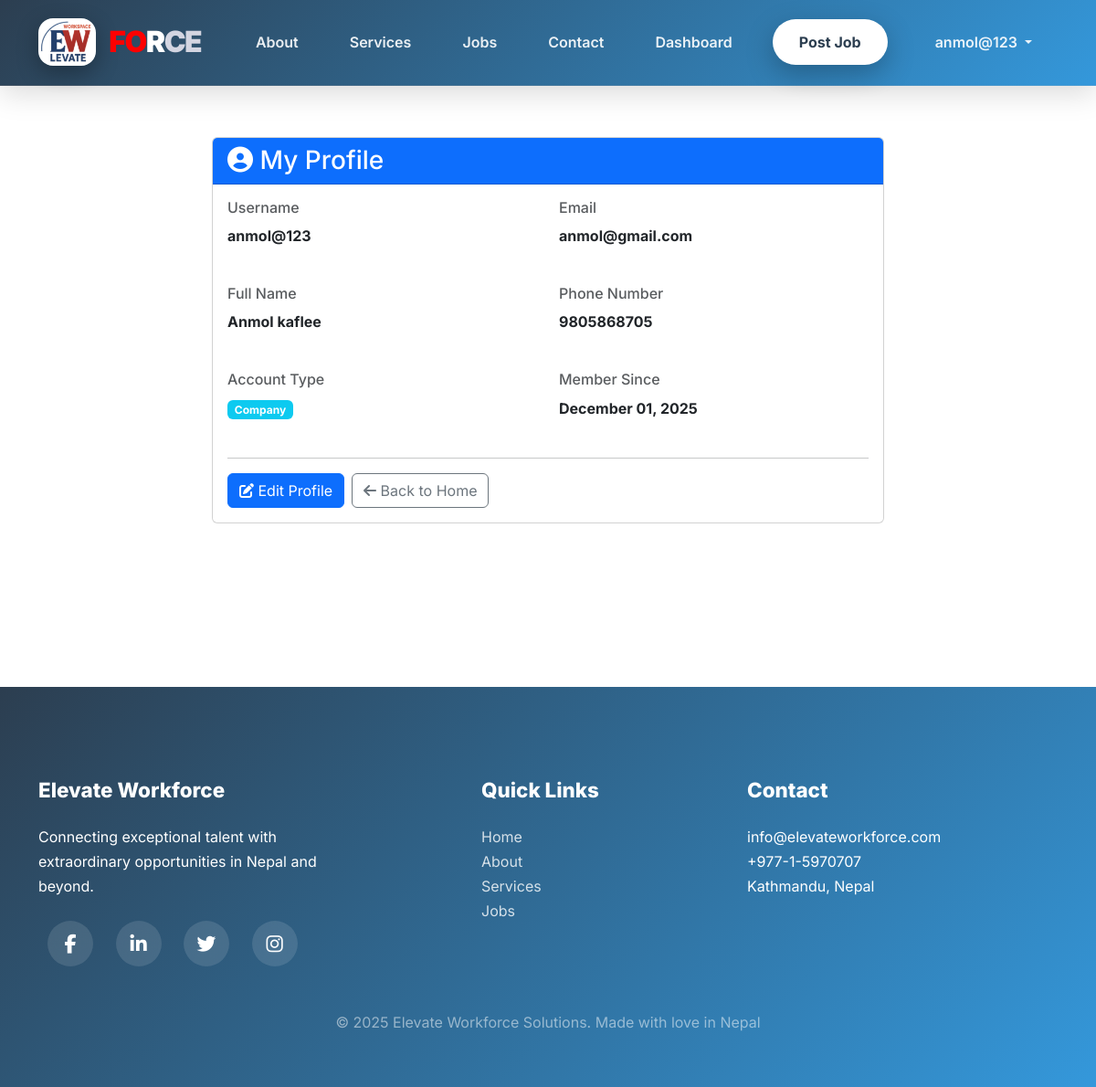
The page /accounts/profile/ (signed in) on the database as committed earlier.
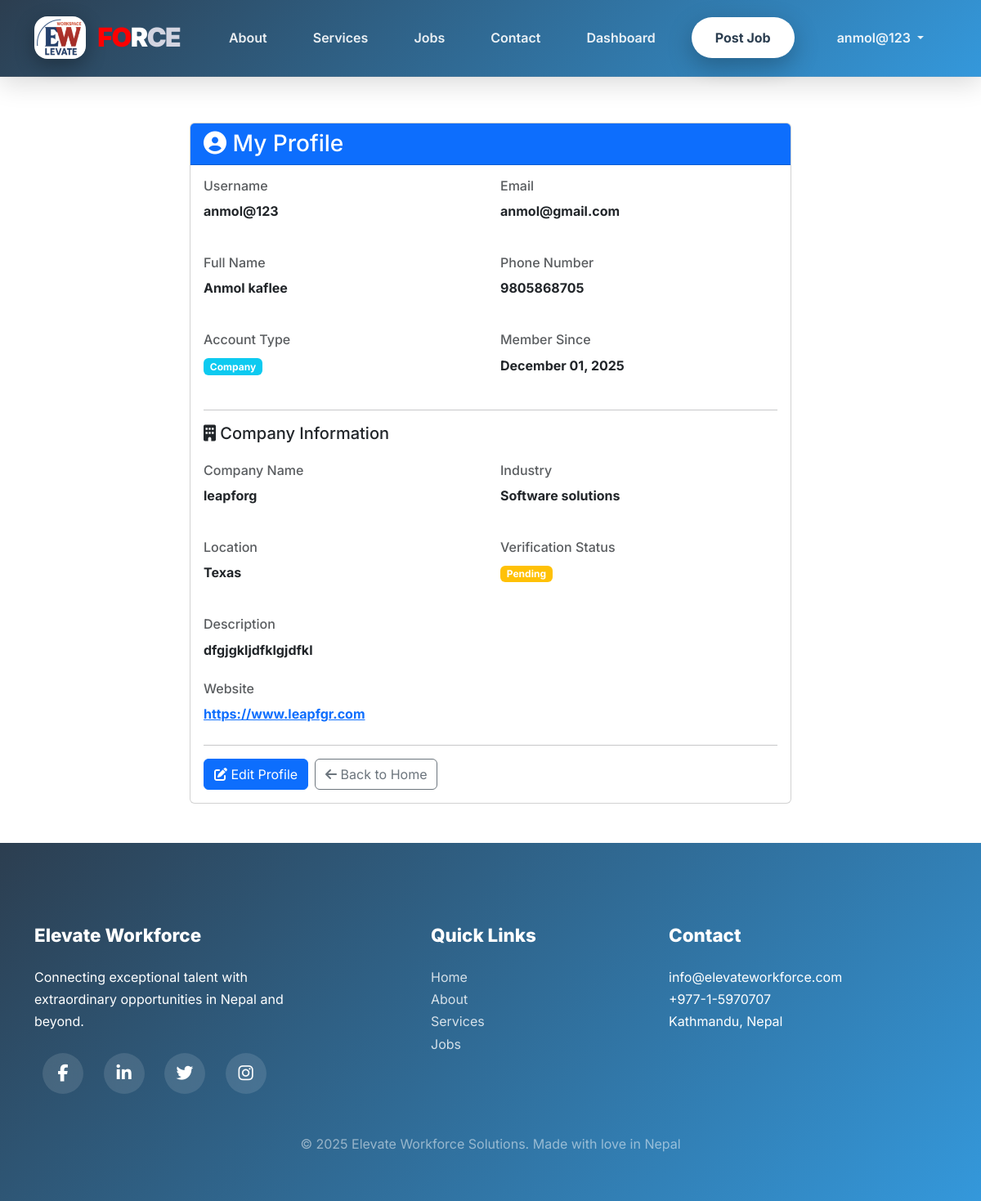
The same page on the database as committed later.
### companies/models.py (models this page shows, shortened)
class Company(models.Model):
    COMPANY_STATUS_CHOICES = (
        ('active', 'Active'),
        ('inactive', 'Inactive'),
        ('suspended', 'Suspended'),
    )
    user = models.OneToOneField(User, on_delete=models.CASCADE, related_name='company_profile')
    company_name = models.CharField(max_length=255, unique=True)
    description = models.TextField()
    website = models.URLField(blank=True, null=True)
    industry = models.CharField(max_length=100)
    location = models.CharField(max_length=255)
    company_size = models.CharField(max_length=50, blank=True, null=True)
    logo = models.ImageField(upload_to='company_logos/', blank=True, null=True)
    status = models.CharField(max_length=20, choices=COMPANY_STATUS_CHOICES, default='active')
    verified = models.BooleanField(default=False)
    created_at = models.DateTimeField(auto_now_add=True)
    updated_at = models.DateTimeField(auto_now=True)
    class Meta:
        db_table = 'companies'
        verbose_name_plural = 'Companies'
        ordering = ['-created_at']

### accounts/views.py (the view)
# urls.py: path('profile/', views.profile, name='profile'),
@login_required(login_url='accounts:login')
def profile(request):
    context = {}
    if request.user.is_company():
        try:
            context['company'] = request.user.company_profile
        except Company.DoesNotExist:
            pass
    else:
        try:
            context['job_seeker'] = request.user.job_seeker_profile
        except JobSeeker.DoesNotExist:
            pass
    context['user'] = request.user
    return render(request, 'accounts/profile.html', context)

### accounts/models.py (called while the page is built)
    def is_company(self):
        return self.role == 'company'

    def is_job_seeker(self):
        return self.role == 'job_seeker'

### templates/accounts/profile.html (shortened to what the changed rows need)
{% extends "base.html" %}
{% block content %}
<div class="container my-5">
    <div class="row">
        <div class="col-md-8 offset-md-2">
            <div class="card">
                <div class="card-body">
                    <div class="row mb-4">
                        <div class="col-md-6">
                        </div>
                        <div class="col-md-6">
                        </div>
                    </div>
                    <div class="row mb-4">
                        <div class="col-md-6">
                        </div>
                        <div class="col-md-6">
                        </div>
                    </div>
                    <div class="row mb-4">
                        <div class="col-md-6">
                        </div>
                        <div class="col-md-6">
                        </div>
                    </div>
                    {% if user.is_company and company %}
                    <hr>
                    <h5 class="mb-4"><i class="fas fa-building"></i> Company Information</h5>
                    <div class="row mb-4">
                        <div class="col-md-6">
                            <h6 class="text-muted">Company Name</h6>
                            <p class="fw-bold">{{ company.company_name }}</p>
                        </div>
                        <div class="col-md-6">
                            <h6 class="text-muted">Industry</h6>
                            <p class="fw-bold">{{ company.industry }}</p>
                        </div>
                    </div>
                    <div class="row mb-4">
                        <div class="col-md-6">
                            <h6 class="text-muted">Location</h6>
                            <p class="fw-bold">{{ company.location }}</p>
                        </div>
                        <div class="col-md-6">
                            <h6 class="text-muted">Verification Status</h6>
                            <p class="fw-bold">
                                {% if company.verified %}
                                    <span class="badge bg-success">Verified</span>
                                {% else %}
                                    <span class="badge bg-warning">Pending</span>
                                {% endif %}
                            </p>
                        </div>
                    </div>
                    <div class="mb-4">
                        <h6 class="text-muted">Description</h6>
                        <p class="fw-bold">{{ company.description|default:"Not provided" }}</p>
                    </div>
                    <div class="mb-4">
                        <h6 class="text-muted">Website</h6>
                        <p class="fw-bold">
                            {% if company.website %}
                                <a href="{{ company.website }}" target="_blank">{{ company.website }}</a>
                            {% else %}
                                Not provided
                            {% endif %}
                        </p>
                    </div>
                    {% endif %}
                    <hr>
                    <div class="d-flex gap-2">
                        <a href="{% url 'accounts:profile_edit' %}" class="btn btn-primary">
                        </a>
                        <a href="{% url 'home' %}" class="btn btn-outline-secondary">
                        </a>
                    </div>
                </div>
            </div>
        </div>
    </div>
</div>
{% endblock %}

Rows that differ between the two databases and show on the page:
added Company: company_name "leapforg", industry "Software solutions", location "Texas", description "dfgjgkljdfklgjdfkl", website "https://www.leapfgr.com"
Other text that changed with them:
text now shown: "Company Information Company Name Industry Location Verification Status Pending Description Website"
